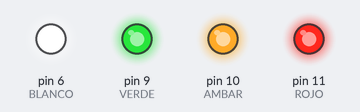
Recording of a sketch running on a simulated Arduino Uno, built with avr-gcc and run on an emulated ATmega328P. Shown: output pins drawn as LEDs (lit = HIGH).

Above: at 0.5 s.
At 3.5 s:
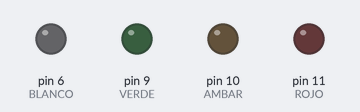
Timing chart, 0 to 4.6 s (numbered marks = the images above):
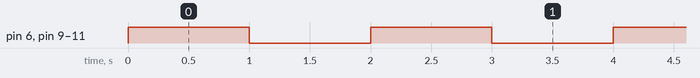

The sketch:

Ficha1_Code1.ino
```cpp
       const int ROJO = 11;
    const int AMBAR = 10;
    const int VERDE = 9;
    const int BLANCO = 6;


    void setup()
    {
    pinMode(ROJO, OUTPUT);      // pinMode es una funciÃ³n que define un pin como entrada o salida. Ponemos
    pinMode(AMBAR, OUTPUT);    // pinMode( [el pin sobre el que queremos actuar], INPUT (entrada) / OUTPUT (salida)
    pinMode(VERDE, OUTPUT);
    pinMode(BLANCO, OUTPUT);
    }


    void loop()

    {
    int Tiempo = 1000;

      digitalWrite(ROJO, HIGH);
      digitalWrite(AMBAR, HIGH);
      digitalWrite(VERDE, HIGH);
      digitalWrite(BLANCO, HIGH);
      delay(Tiempo);
      digitalWrite(ROJO, LOW);
      digitalWrite(AMBAR, LOW);
      digitalWrite(VERDE, LOW);
      digitalWrite(BLANCO, LOW);
      delay(Tiempo);
    }
```

Measured:
- by itself, pin 6 (BLANCO), pin 9 (VERDE), pin 10 (AMBAR), pin 11 (ROJO): alternates HIGH for 1.0 s and LOW for 1.0 s
